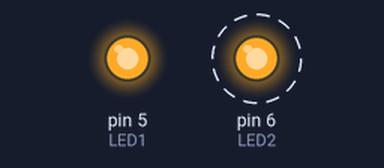
The sketch below on a simulated Arduino Uno, built with avr-gcc and run on an emulated ATmega328P. On the bench: output pins drawn as LEDs (lit = HIGH). Dashed ring = blinking.

Above: at 14.96 s.
At 25.0 s:
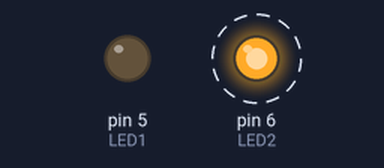
Timing chart, 0 to 26.5 s (numbered marks = the images above):
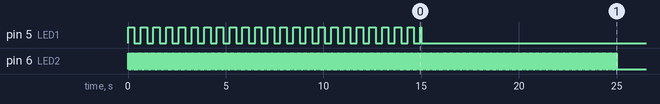

Measured:
- by itself, pin 5 (LED1): goes 23 × (HIGH 0.33 s, LOW 0.32 s), HIGH 0.05 s, then LOW
- by itself, pin 6 (LED2): alternates HIGH for 0.04 s and LOW for 0.04 s, 604 changes in all, then stays LOW

The sketch:

jedenact.ino
```cpp
const int LED1 = 5;
const int LED2 = 6;
const int BUT = 11;
int P1 = 650;
int P2 = 83;

void setup() {
  pinMode(LED1, OUTPUT);
  pinMode(LED2, OUTPUT);
  pinMode(BUT, INPUT_PULLUP);
}

void loop() {
  if (millis() < 15000) {
    if (millis() % P1 < (P1 / 2)) {
      digitalWrite(LED1, HIGH);
    } else {
      digitalWrite(LED1, LOW);
    }
  } else {
    digitalWrite(LED1, LOW);
  }

  if (millis() < 25000) {
    if (millis() % P2 < (P2 / 2)) {
      digitalWrite(LED2, HIGH);
    } else {
      digitalWrite(LED2, LOW);
    }
  } else {
    digitalWrite(LED2, LOW);
  }
}
```
